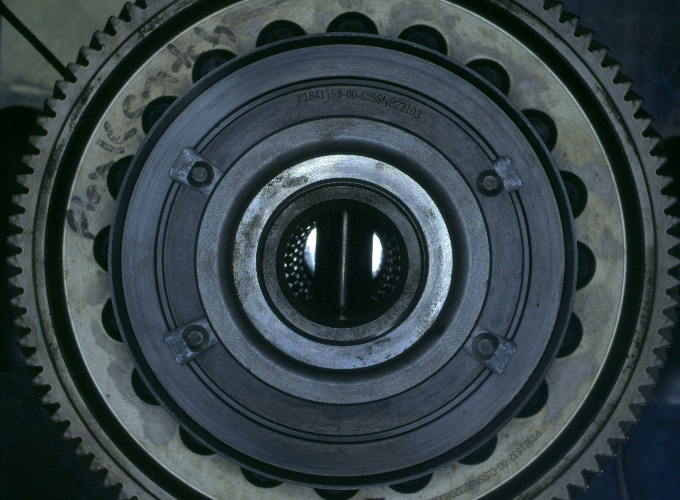
#> input picture test_vision/muvro/images/bolts.jpeg, 680 x 500 px
$ python -i movingplate.py   (imports and definitions only)
#> lines starting #> are read from the running program, lines starting #| are printed output that depends on the picture; after the words box and inside, x2 and y2 are one past the last pixel; in counts of white or black regions, pixels touching at a corner belong together
### test_vision/muvro/cam.py
from pypylon import pylon
import numpy as np
import cv2 as cv
import random

class camera_streams:
    capture = None
    mode = None
    IP = None
    path = None

    def __init__(self, mode, IP=None, path=None):
        self.IP = IP
        self.mode = mode
        self.path = path
        if mode == 'Industrial':

            self.capture = pylon.InstantCamera(pylon.TlFactory.GetInstance().CreateFirstDevice())
            self.capture.Open()
            self.capture.ExposureTime.SetValue(50000)
            self.capture.StartGrabbing(pylon.GrabStrategy_LatestImageOnly)
            self.converter = pylon.ImageFormatConverter()
            self.converter.OutputPixelFormat = pylon.PixelType_RGB16packed
            self.converter.OutputBitAlignment = pylon.OutputBitAlignment_LsbAligned
            self.bgr_img = self.frame = np.ndarray(shape=(self.capture.Height.Value, self.capture.Width.Value, 3),
                                                   dtype=np.uint8)
        elif mode == "IP cam":
            self.capture = cv.VideoCapture(self.IP)
            if self.capture.isOpened():
                print("IP Camera Connected.")
            else:
                print("Please check the host address/network connectivity")

        elif mode == "fromfile":
            self.capture = cv.VideoCapture(self.path)
            if self.capture.isOpened():
                print("Video File Ready to Read.")
            else:
                print("Path may be incorrect. Please check again.")

        else:
            for cameraID in range(0, 200):
                print("Looking for open camera device.")
                self.capture = cv.VideoCapture(cameraID)
                if self.capture.isOpened():
                    print("Working camID: ", cameraID)
                    break
                if cameraID == 200:
                    print("No camera ID is found working")

    # [23 lines left out: function get_frame, not called in this run]

    def __del__(self):
        self.capture.close()
# [26 lines that do not run on import are left out]

# [75 lines of commented-out code are left out]

### test_vision/muvro/movingplate.py
import cv2
import os
import numpy as np
import json
from cam import camera_streams
# [1 line that did not run here, left out]
def image_loc(foldername):
    # extractte file
    fileName = []
    for root, dirs, files in os.walk(os.path.abspath(foldername)):
        for namef in files:
            #                 print(os.path.abspath(os.path.join(root, namef)))
            file_name = os.path.abspath(os.path.join(root, namef))
            fileName.append(file_name)
    return fileName
good=image_loc("sona_data/down")
# good=image_loc("sona_data/wmoving")
# [1 line that did not run here, left out]
# r=cv2.selectROI(img)
r=(7, 122, 150, 69)#(23, 135, 77, 75)
# [1 line not run here, left out]
mi=0
mx=0
def movingplate(image):
#> called with image = 'images/bolts.jpeg'
    global r,mi,mx
    try: img=cv2.imread(image)
#> img is the input picture: shape (500, 680, 3); mean B, G, R 70.4, 66.5, 54.4
    except:img=image
    gray=cv2.cvtColor(img,cv2.COLOR_BGR2GRAY)
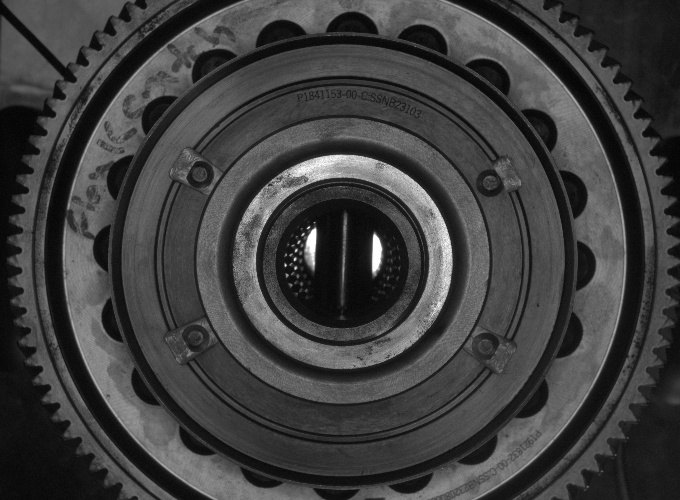
#> gray: shape (500, 680); min 2, max 255, mean 63.3
    img=cv2.rectangle(img,(r[0],r[1]),(r[0]+r[2],r[1]+r[3]),255,1)
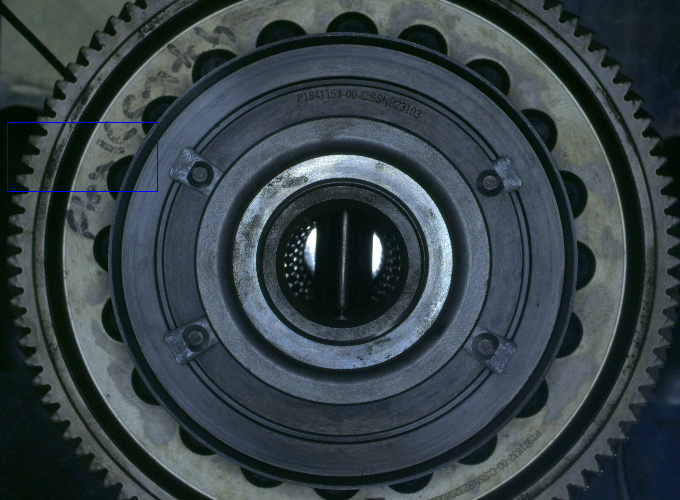
#> img: shape (500, 680, 3); 0.13% of pixels changed, all inside (x1, y1, x2, y2) = (7, 122, 158, 192)

    roi = gray[int(r[1]):int(r[1]+r[3]),
                      int(r[0]):int(r[0]+r[2])]
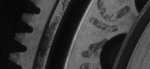
#> roi: shape (69, 150); min 4, max 166, mean 57.2
    edge=cv2.Canny(roi,90,250)
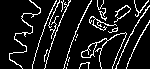
#> edge: shape (69, 150); 11.1% white in thin lines or dots
    roi=cv2.threshold(roi,0,255,cv2.THRESH_BINARY+cv2.THRESH_OTSU)[1]
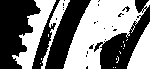
#> roi: shape (69, 150); 49.4% white; 17 white regions (13 under 20 px), largest, box (x1, y1, x2, y2) and area: (63, 0, 150, 69) 2963, (12, 0, 56, 69) 1096, (127, 22, 150, 69) 621, (41, 0, 70, 69) 403

    n_white=np.count_nonzero(edge == 255)
#> n_white = 1152
    edge=cv2.resize(edge,(400,400))
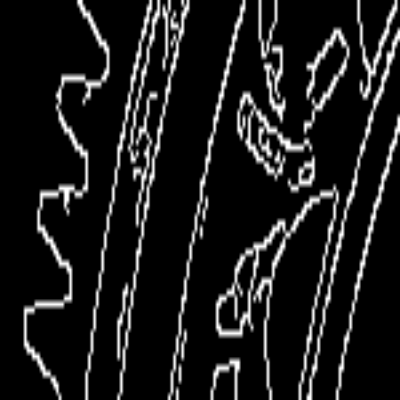
#> edge: shape (400, 400); min 0, max 255, mean 28.4

    roi=cv2.resize(roi,(400,400))
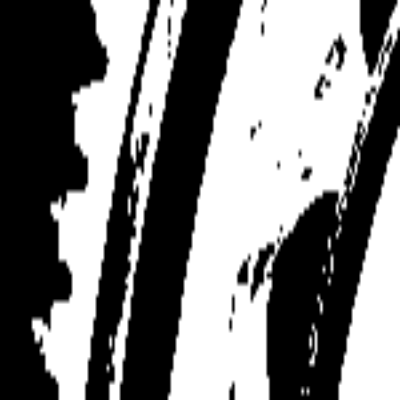
#> roi: shape (400, 400); min 0, max 255, mean 126
    if mi==0:
        mi=n_white
#> mi = 1152
    if mx==0:
        mx=n_white
#> mx = 1152
    if mi>n_white:
        mi=n_white
    if mx<n_white:
        mx=n_white
    cv2.imshow("img",img)
    cv2.imshow("roi",roi)
    cv2.imshow("edge",edge)

# for i in good:
#     movingplate(i)

#     if cv2.waitKey(10)==ord('q'):break
# [8 lines not run here, left out]
movingplatethrust=[mi,mx]
spr=json.dumps(r)
# [2 lines not run here, left out]

movingplatethrust=json.dumps(movingplatethrust)
# [2 lines not run here, left out]

>>> result = movingplate('images/bolts.jpeg')

$ run again, on test_vision/muvro/images/cam_plate.jpg
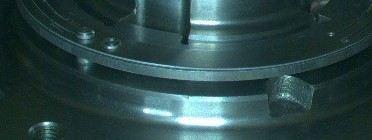
#> input picture test_vision/muvro/images/cam_plate.jpg, 372 x 140 px
#> in movingplate, img is the input picture: shape (140, 372, 3); mean B, G, R 72, 72.1, 44.9
#> in movingplate, `img=cv2.rectangle(img,(r[0],r[1]),(r[0]+r[2],r[1]+r[3]),255,1)`:
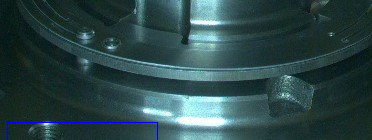
#> img: shape (140, 372, 3); 0.36% of pixels changed, all inside (x1, y1, x2, y2) = (7, 122, 158, 140)
#> n_white = 112
#> in movingplate, `roi=cv2.resize(roi,(400,400))`:
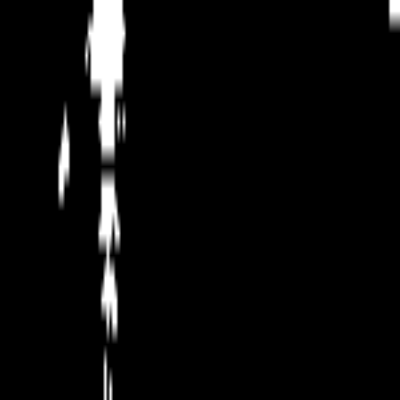
#> roi: shape (400, 400); min 0, max 255, mean 11.1
